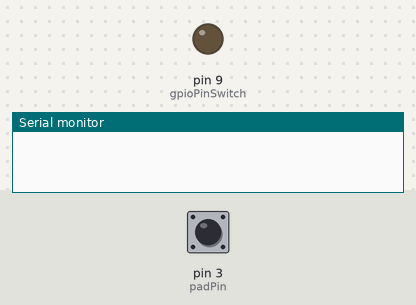
The sketch below on a simulated Arduino Uno, built with avr-gcc and run on an emulated ATmega328P. On the bench: output pins drawn as LEDs (lit = HIGH), the last lines printed to the serial monitor. Inputs (shaded band) come from the test bench; at power-on: pin 3 (padPin) HIGH.

Above: at 1.2 s.
1.3 s: pin 3 (padPin) pulled LOW for 0.15 s
At 2.1 s:
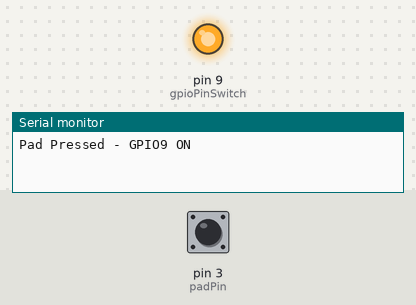
Timing chart, 0 to 4.3 s (numbered marks = the images above; inputs shaded):
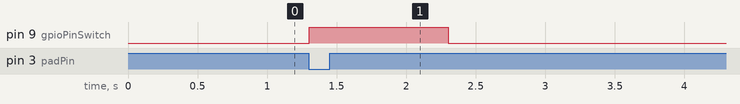

Measured:
- after the input at 1.3 s, pin 9 (gpioPinSwitch): LOW → HIGH at once, → LOW 1.0 s later

The sketch:

PressurePad.ino
```cpp
const int padPin = 3;             // Pressure pad GPIO
const int gpioPinSwitch = 9;      // Output GPIO

unsigned long lastTriggerTime = 0;
bool hasTriggered = false;

void setup() {
  Serial.begin(115200);
  pinMode(padPin, INPUT_PULLUP);       // Internal pull-up enabled
  pinMode(gpioPinSwitch, OUTPUT);
  digitalWrite(gpioPinSwitch, LOW);    // Ensure output is LOW initially
}

void loop() {
  unsigned long currentTime = millis();
  bool padPressed = digitalRead(padPin) == LOW;

  // Check if cooldown has passed
  if ((currentTime - lastTriggerTime) >= 50000) {
    hasTriggered = false;
  }

  if (padPressed && !hasTriggered) {
    Serial.println("Pad Pressed - GPIO9 ON");
    digitalWrite(gpioPinSwitch, HIGH);
    delay(1000);  // Keep GPIO9 ON for 1 second
    digitalWrite(gpioPinSwitch, LOW);
    Serial.println("GPIO9 OFF - Entering Cooldown");

    lastTriggerTime = millis();  // Mark cooldown start
    hasTriggered = true;
  }

  // Optional small delay to avoid busy looping
  delay(10);
}
```
